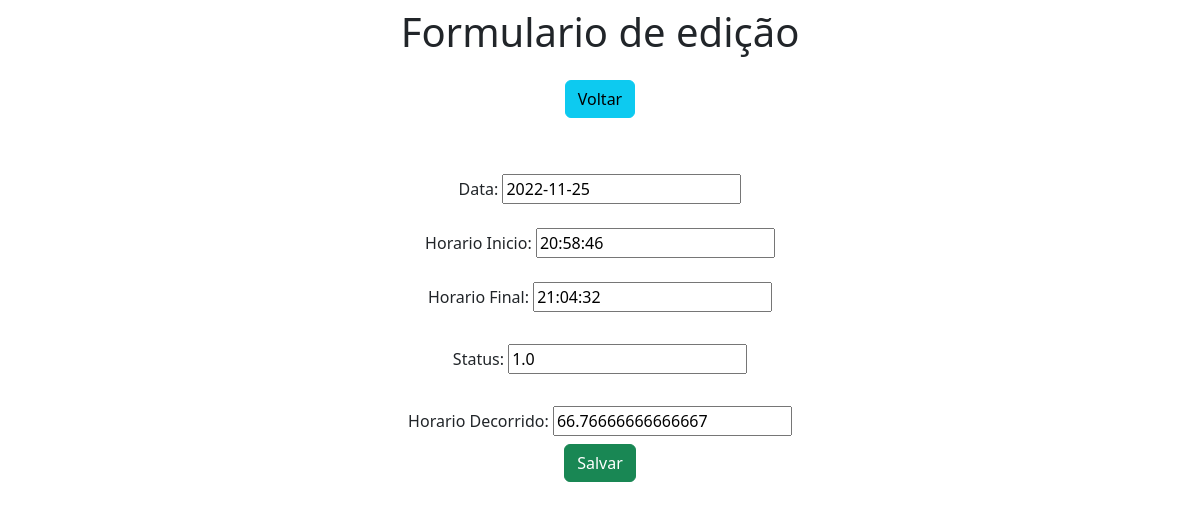
The page /edit/5/ on the database its author committed.
### importcloud/models.py (models this page shows)
class modeloDatabase(models.Model):
    data = models.DateField()
    horarioi = models.TimeField()
    horariof = models.TimeField()
    status = models.FloatField()
    decorrido = models.IntegerField()
    dispositivo = models.ForeignKey(modeloDispositivo, on_delete=models.DO_NOTHING, null=True)

### importcloud/views.py (the view)
# urls.py: path('edit/<int:pk>/', views.edit, name='edit'),
def edit(request, pk):
    data = {}
    data['db'] = modeloDatabase.objects.get(pk=pk)
    data['form'] = modeloDatabaseForm(instance=data['db'])
    return render(request,'form.html',data)

### importcloud/forms.py
class modeloDatabaseForm(ModelForm):
    class Meta:
        model = modeloDatabase
        fields = ['data', 'horarioi', 'horariof', 'status', 'decorrido', 'dispositivo']

### importcloud/templates/form.html (shortened to what this page needs)
<!DOCTYPE html>
<html lang="en">
<head>
    <link href="https://cdn.jsdelivr.net/npm/bootstrap@5.2.0/dist/css/bootstrap.min.css" rel="stylesheet">
</head>
<body>
    <div class="col-8 m-auto pt-2 pb-2 text-center">
         <h1>Formulario de edição</h1>
    </div>
    <div class="col-8 m-auto pt-2 pb-2 text-center">
         <a href="/" class="btn btn-info">Voltar</a>
    </div>
    <div class="col-8 m-auto pt-4 pb-2 text-center">
        <form name="form_database" id="form_database" action="{% if db %} /update/{{db.id}}/ {% else %} /create/ {% endif %}" method="POST">
            <div class="form-group mt-4">Data: {{form.data}}</div>
            <div class="form-group mt-4">Horario Inicio: {{form.horarioi}}</div>
            <div class="form-group mt-4 pb-2">Horario Final: {{form.horariof}}</div>
            <div class="form-group mt-4 pb-2">Status: {{form.status}}</div>
            <div class="form-group mt-4 pb-2">Horario Decorrido: {{form.decorrido}}</div>
            <input type="submit" class="btn btn-success" value="Salvar">
        </form>
    </div>
</body>
</html>

### rows shown on the page
modeloDatabase: data "2022-11-25", horarioi "20:58:46", horariof "21:04:32", status "1.0", decorrido "66.76666666666667"
